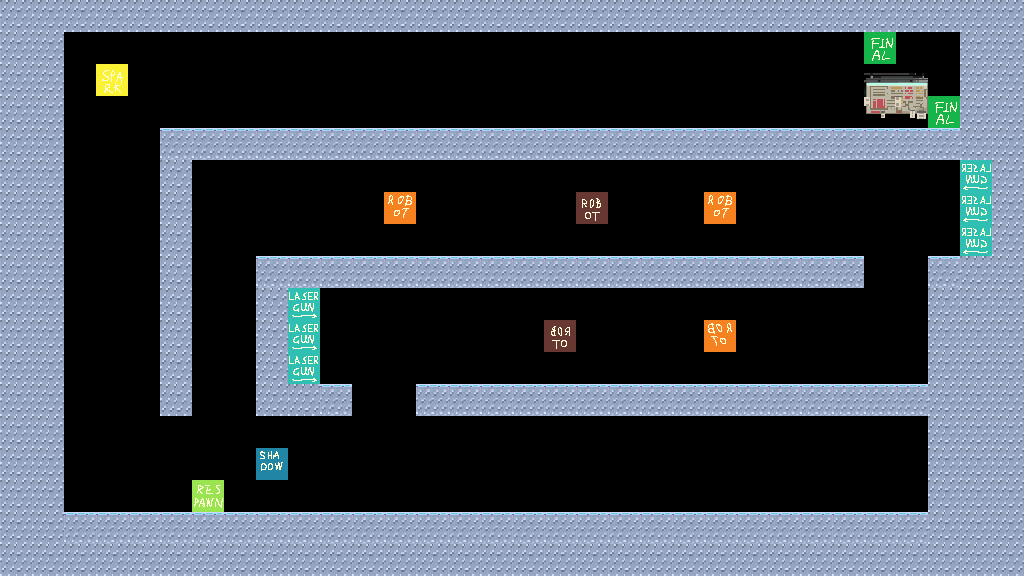

Below is a game level as drawn by its tile map, then a one-line description and the .tmx file that defines it, in full:
An orthogonal 32x18 tile map with 32x32 px tiles, 3 tile layers (Wall, Object, Background).

<map version="1.10" tiledversion="1.11.2" orientation="orthogonal" renderorder="right-down" width="32" height="18" tilewidth="32" tileheight="32" infinite="0" nextlayerid="4" nextobjectid="1">
 <tileset firstgid="1" source="ExtendedMapSet.tsx" />
 <layer id="1" name="Wall" width="32" height="18">
  <data encoding="csv">
3,3,3,3,3,3,3,3,3,3,3,3,3,3,3,3,3,3,3,3,3,3,3,3,3,3,3,3,3,3,3,3,
3,3,0,0,0,0,0,0,0,0,0,0,0,0,0,0,0,0,0,0,0,0,0,0,0,0,0,0,0,0,3,3,
3,3,0,0,0,0,0,0,0,0,0,0,0,0,0,0,0,0,0,0,0,0,0,0,0,0,0,0,0,0,3,3,
3,3,0,0,0,0,0,0,0,0,0,0,0,0,0,0,0,0,0,0,0,0,0,0,0,0,0,0,0,0,3,3,
3,3,0,0,0,4,4,4,4,4,4,4,4,4,4,4,4,4,4,4,4,4,4,4,4,4,4,4,4,4,3,3,
3,3,0,0,0,3,0,0,0,0,0,0,0,0,0,0,0,0,0,0,0,0,0,0,0,0,0,0,0,0,0,3,
3,3,0,0,0,3,0,0,0,0,0,0,0,0,0,0,0,0,0,0,0,0,0,0,0,0,0,0,0,0,0,3,
3,3,0,0,0,3,0,0,0,0,0,0,0,0,0,0,0,0,0,0,0,0,0,0,0,0,0,0,0,0,0,3,
3,3,0,0,0,3,0,0,4,4,4,4,4,4,4,4,4,4,4,4,4,4,4,4,4,4,4,0,0,4,3,3,
3,3,0,0,0,3,0,0,3,0,0,0,0,0,0,0,0,0,0,0,0,0,0,0,0,0,0,0,0,3,3,3,
3,3,0,0,0,3,0,0,3,0,0,0,0,0,0,0,0,0,0,0,0,0,0,0,0,0,0,0,0,3,3,3,
3,3,0,0,0,3,0,0,3,0,0,0,0,0,0,0,0,0,0,0,0,0,0,0,0,0,0,0,0,3,3,3,
3,3,0,0,0,3,0,0,3,3,4,0,0,4,4,4,4,4,4,4,4,4,4,4,4,4,4,4,4,3,3,3,
3,3,0,0,0,0,0,0,0,0,0,0,0,0,0,0,0,0,0,0,0,0,0,0,0,0,0,0,0,3,3,3,
3,3,0,0,0,0,0,0,0,0,0,0,0,0,0,0,0,0,0,0,0,0,0,0,0,0,0,0,0,3,3,3,
3,3,0,0,0,0,0,0,0,0,0,0,0,0,0,0,0,0,0,0,0,0,0,0,0,0,0,0,0,3,3,3,
3,3,4,4,4,4,4,4,4,4,4,4,4,4,4,4,4,4,4,4,4,4,4,4,4,4,4,4,4,3,3,3,
3,3,3,3,3,3,3,3,3,3,3,3,3,3,3,3,3,3,3,3,3,3,3,3,3,3,3,3,3,3,3,3
</data>
 </layer>
 <layer id="2" name="Object" width="32" height="18">
  <data encoding="csv">
0,0,0,0,0,0,0,0,0,0,0,0,0,0,0,0,0,0,0,0,0,0,0,0,0,0,0,0,0,0,0,0,
0,0,0,0,0,0,0,0,0,0,0,0,0,0,0,0,0,0,0,0,0,0,0,0,0,0,0,29,0,0,0,0,
0,0,0,28,0,0,0,0,0,0,0,0,0,0,0,0,0,0,0,0,0,0,0,0,0,0,0,0,0,0,0,0,
0,0,0,0,0,0,0,0,0,0,0,0,0,0,0,0,0,0,0,0,0,0,0,0,0,0,0,0,0,29,0,0,
0,0,0,0,0,0,0,0,0,0,0,0,0,0,0,0,0,0,0,0,0,0,0,0,0,0,0,0,0,0,0,0,
0,0,0,0,0,0,0,0,0,0,0,0,0,0,0,0,0,0,0,0,0,0,0,0,0,0,0,0,0,0,2147483674,0,
0,0,0,0,0,0,0,0,0,0,0,0,25,0,0,0,0,0,17,0,0,0,25,0,0,0,0,0,0,0,2147483674,0,
0,0,0,0,0,0,0,0,0,0,0,0,0,0,0,0,0,0,0,0,0,0,0,0,0,0,0,0,0,0,2147483674,0,
0,0,0,0,0,0,0,0,0,0,0,0,0,0,0,0,0,0,0,0,0,0,0,0,0,0,0,0,0,0,0,0,
0,0,0,0,0,0,0,0,0,26,0,0,0,0,0,0,0,0,0,0,0,0,0,0,0,0,0,0,0,0,0,0,
0,0,0,0,0,0,0,0,0,26,0,0,0,0,0,0,0,2147483665,0,0,0,0,2147483673,0,0,0,0,0,0,0,0,0,
0,0,0,0,0,0,0,0,0,26,0,0,0,0,0,0,0,0,0,0,0,0,0,0,0,0,0,0,0,0,0,0,
0,0,0,0,0,0,0,0,0,0,0,0,0,0,0,0,0,0,0,0,0,0,0,0,0,0,0,0,0,0,0,0,
0,0,0,0,0,0,0,0,0,0,0,0,0,0,0,0,0,0,0,0,0,0,0,0,0,0,0,0,0,0,0,0,
0,0,0,0,0,0,0,0,22,0,0,0,0,0,0,0,0,0,0,0,0,0,0,0,0,0,0,0,0,0,0,0,
0,0,0,0,0,0,21,0,0,0,0,0,0,0,0,0,0,0,0,0,0,0,0,0,0,0,0,0,0,0,0,0,
0,0,0,0,0,0,0,0,0,0,0,0,0,0,0,0,0,0,0,0,0,0,0,0,0,0,0,0,0,0,0,0,
0,0,0,0,0,0,0,0,0,0,0,0,0,0,0,0,0,0,0,0,0,0,0,0,0,0,0,0,0,0,0,0
</data>
 </layer>
 <layer id="3" name="Background" width="32" height="18">
  <data encoding="csv">
0,0,0,0,0,0,0,0,0,0,0,0,0,0,0,0,0,0,0,0,0,0,0,0,0,0,0,0,0,0,0,0,
0,0,0,0,0,0,0,0,0,0,0,0,0,0,0,0,0,0,0,0,0,0,0,0,0,0,0,0,0,0,0,0,
0,0,0,0,0,0,0,0,0,0,0,0,0,0,0,0,0,0,0,0,0,0,0,0,0,0,0,61,62,0,0,0,
0,0,0,0,0,0,0,0,0,0,0,0,0,0,0,0,0,0,0,0,0,0,0,0,0,0,0,69,70,0,0,0,
0,0,0,0,0,0,0,0,0,0,0,0,0,0,0,0,0,0,0,0,0,0,0,0,0,0,0,0,0,0,0,0,
0,0,0,0,0,0,0,0,0,0,0,0,0,0,0,0,0,0,0,0,0,0,0,0,0,0,0,0,0,0,0,0,
0,0,0,0,0,0,0,0,0,0,0,0,0,0,0,0,0,0,0,0,0,0,0,0,0,0,0,0,0,0,0,0,
0,0,0,0,0,0,0,0,0,0,0,0,0,0,0,0,0,0,0,0,0,0,0,0,0,0,0,0,0,0,0,0,
0,0,0,0,0,0,0,0,0,0,0,0,0,0,0,0,0,0,0,0,0,0,0,0,0,0,0,0,0,0,0,0,
0,0,0,0,0,0,0,0,0,0,0,0,0,0,0,0,0,0,0,0,0,0,0,0,0,0,0,0,0,0,0,0,
0,0,0,0,0,0,0,0,0,0,0,0,0,0,0,0,0,0,0,0,0,0,0,0,0,0,0,0,0,0,0,0,
0,0,0,0,0,0,0,0,0,0,0,0,0,0,0,0,0,0,0,0,0,0,0,0,0,0,0,0,0,0,0,0,
0,0,0,0,0,0,0,0,0,0,0,0,0,0,0,0,0,0,0,0,0,0,0,0,0,0,0,0,0,0,0,0,
0,0,0,0,0,0,0,0,0,0,0,0,0,0,0,0,0,0,0,0,0,0,0,0,0,0,0,0,0,0,0,0,
0,0,0,0,0,0,0,0,0,0,0,0,0,0,0,0,0,0,0,0,0,0,0,0,0,0,0,0,0,0,0,0,
0,0,0,0,0,0,0,0,0,0,0,0,0,0,0,0,0,0,0,0,0,0,0,0,0,0,0,0,0,0,0,0,
0,0,0,0,0,0,0,0,0,0,0,0,0,0,0,0,0,0,0,0,0,0,0,0,0,0,0,0,0,0,0,0,
0,0,0,0,0,0,0,0,0,0,0,0,0,0,0,0,0,0,0,0,0,0,0,0,0,0,0,0,0,0,0,0
</data>
 </layer>
</map>
